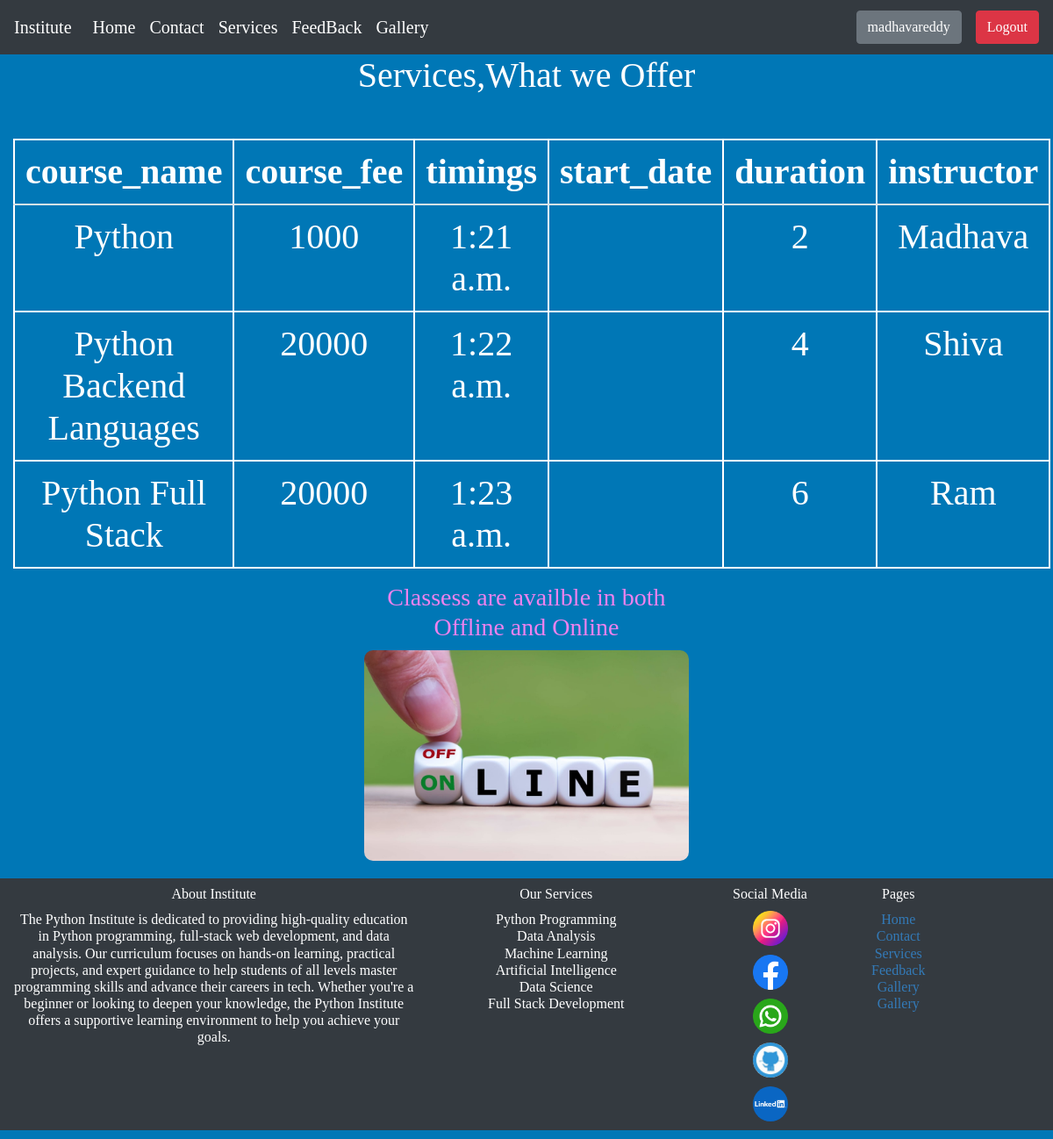
Screenshot of /services/ (signed in) with the database file from the repository.
### projectapp/models.py (models this page shows)
class CourseDetails(models.Model):
  course_name = models.CharField(max_length=100)
  course_fee = models.IntegerField()
  timings = models.TimeField()
  start_date = models.DateField()
  duration = models.IntegerField()
  instructor = models.CharField(max_length=100)

### projectapp/views.py (the view)
# urls.py: path('services/', views.services,name="services"),
def services(request):
  courses = CourseDetails.objects.all()
  return render(request,'services.html' ,{'courses':courses})

### templates/services.html (shortened to what this page needs)
{% extends 'base.html' %}
{% block head %}
    Services,What we Offer
  {% endblock %}
{% block nth%}
{% load static %}
<link rel="stylesheet" href="{% static '../static/style.css' %}">
<div class="container-fluid">
  <div class="row">
    <div class="col-md-12">
      <table class = "table mt-5">
        <thead>
          <tr>
            <th>course_name</th>
            <th>course_fee</th>
            <th>timings</th>
            <th>start_date</th>
            <th>duration</th>
            <th>instructor</th>
          </tr>
        </thead>
        <tbody>
          {% for i in courses %}
            <tr>
              <td>{{i.course_name}}</td>
              <td>{{i.course_fee}}</td>
              <td>{{i.timings}}</td>
              <td>{{i.start_datem}}</td>
              <td>{{i.duration}}</td>
              <td>{{i.instructor}}</td>
            </tr>
          {% endfor %}
        </tbody>
      </table>
    </div>
  </div>
</div>
<div class="container-fluid row offset-4 col-md-4">
  <h3 style="color: violet;">Classess are availble in both Offline and Online</h3>
  <img style="border-radius:10px;" src="{% static '../static/images/onoff.jpg' %}" alt="">
</div>
{% endblock %}

### templates/navbar.html (shortened to what this page needs)
 {% load static %}
<!DOCTYPE html>
<html lang="en">
<head>
  <link rel="stylesheet" href="{% static 'css/style.css' %}">
</head>
<body >
  {% include 'cdnlines.html' %}
  <nav  class="navbar navbar-expand-lg navbar-light bg-dark">
    <a class="navbar-brand text-white " href="{% url 'mainpage' %}">Institute</a>
    <div class="collapse navbar-collapse" id="navbarNav">
      <ul class="navbar-nav text-white">
        <li class="nav-item active">
          <a class="nav-link text-white" href="{% url 'home' %}">Home</a>
        </li>
        <li class="nav-item">
          <a class="nav-link text-white" href="{% url 'contact'%}">Contact</a>
        </li>
        <li class="nav-item">
          <a class="nav-link text-white" href="{% url 'services'%}">Services</a>
        </li>
        <li class="nav-item">
          <a class="nav-link text-white" href="{% url 'feedback' %}">FeedBack</a>
        </li>
        <li class="nav-item">
          <a class="nav-link text-white" href="{% url 'gallery' %}">Gallery</a>
        </li>
      </ul>
    </div>
        {% if user.is_authenticated %}
            <a class="mr-3 btn btn-secondary">{{ user.username}}</a>
            <a class="btn btn-danger" href="{% url 'logout' %}">Logout</a>
        {% else %}
            <a class="btn btn-primary mr-3" href="{% url 'register' %}">Register</a>
            <a class=" btn btn-secondary" href="{% url 'login' %}">Login</a></li>
        {% endif %}
  </nav>
</body>
</html>

### static/style.css (style rules this page uses)
* { box-sizing: border-box; margin: 0; padding: 0; }
body { font-family: Arial, sans-serif; background-color: #0077b6; color:#fff; font-family: serif; box-sizing: border-box; font-size: 20px; }
h1, h2, h3, h4, h5, h6 { color: #fff; margin-bottom: 10px; }
a { text-decoration: none; color: #337ab7; }
img { max-width: 100%; height: auto; margin: 0 auto; }

### templates/services.html (style rules this page uses)
tr,td,th,thead { color:#fff; border:2px solid white; }

### rows the page displays
CourseDetails: course_name "Python", course_fee "1000", timings "1:21 a.m.", duration "2", instructor "Madhava"
CourseDetails: course_name "Python Backend Languages", course_fee "20000", timings "1:22 a.m.", duration "4", instructor "Shiva"
CourseDetails: course_name "Python Full Stack", course_fee "20000", timings "1:23 a.m.", duration "6", instructor "Ram"

### other values shown
{{ user.username }} "madhavareddy"
